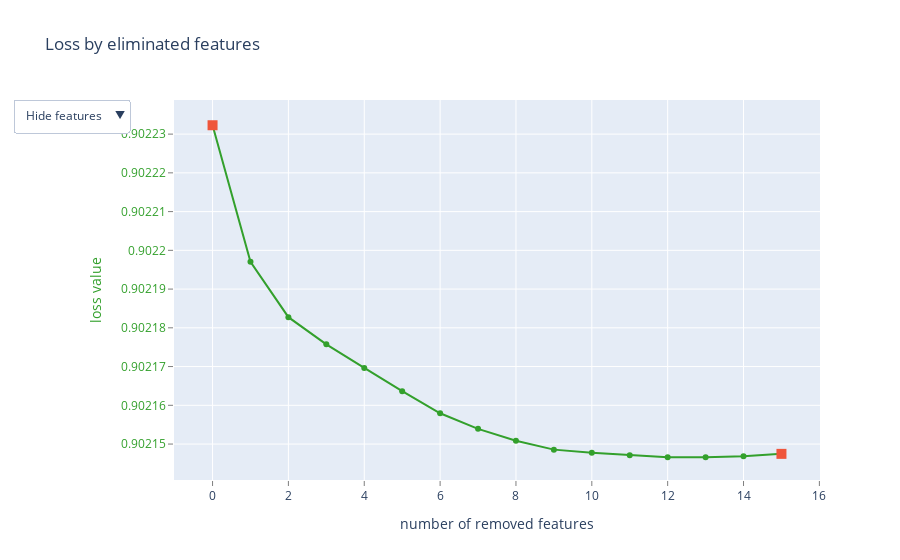

The notebook cell saved with this chart:
### Markdown cell above
# Feature Selection

### Code cell
from sklearn.model_selection import StratifiedKFold,KFold,train_test_split
from catboost import CatBoostRegressor, Pool, EShapCalcType, EFeaturesSelectionAlgorithm

X_train, X_test ,y_train, y_test = train_test_split(Train_scale,Y,random_state=SEED)
feature_names = list(Train.columns)
train_pool = Pool(X_train, y_train, feature_names=feature_names)
test_pool = Pool(X_test, y_test, feature_names=feature_names)

##########################
model = CatBoostRegressor(objective='Poisson',silent=True,random_state=SEED)
summary = model.select_features(
    train_pool,
    eval_set=test_pool,
    features_for_select='0-41',
    num_features_to_select=27,
    steps=1,
    algorithm=EFeaturesSelectionAlgorithm.RecursiveByShapValues,
    shap_calc_type=EShapCalcType.Exact,
    train_final_model=True,
    logging_level='Silent',
    plot=True
)

### Figure 1 — Plotly figure (JSON) as saved in the notebook; plotly's stock layout.template omitted (floating-point values rounded to 4 significant figures)
{"data": [{"line": {"color": "rgb(51,160,44)"}, "mode": "lines+markers", "name": "", "text": ["", "postcode_1Local_Authority_(District)_mean", "1st_Road_ClassNumber_of_Casualties_count", "dayofweek", "qtrNumber_of_Casualties_mean", "Day_of_WeekNumber_of_Casualties_count", "Pedestrian_Crossing-Physical_Facilitiescountry_count", "postcode_1country_count", "postcodeLocal_Authority_(District)_mean", "Weather_Conditionscountry_count", "Day_of_Week", "qtr", "TimeNumber_of_Casualties_count", "countrycountry_count", "month", "monthNumber_of_Casualties_mean"], "type": "scatter", "x": [0, 1, 2, 3, 4, 5, 6, 7, 8, 9, 10, 11, 12, 13, 14, 15], "y": [0.9022, 0.9022, 0.9022, 0.9022, 0.9022, 0.9022, 0.9022, 0.9022, 0.9022, 0.9021, 0.9021, 0.9021, 0.9021, 0.9021, 0.9021, 0.9021]}, {"marker": {"size": 10, "symbol": "square"}, "mode": "markers", "name": "", "text": ["", "monthNumber_of_Casualties_mean"], "type": "scatter", "x": [0, 15], "y": [0.9022, 0.9021]}, {"mode": "text", "name": "", "text": ["", "27", "38", "11", "37", "32", "15", "25", "29", "17", "2", "9", "30", "24", "10", "35"], "textfont": {"color": "rgb(51,160,44)", "family": "sans serif", "size": 18}, "textposition": "bottom center", "type": "scatter", "visible": false, "x": [0, 1, 2, 3, 4, 5, 6, 7, 8, 9, 10, 11, 12, 13, 14, 15], "y": [0.9022, 0.9022, 0.9022, 0.9022, 0.9022, 0.9022, 0.9022, 0.9022, 0.9022, 0.9021, 0.9021, 0.9021, 0.9021, 0.9021, 0.9021, 0.9021]}, {"mode": "text", "name": "", "text": ["", "postcode_1Local_Authority_(District)_mean", "1st_Road_ClassNumber_of_Casualties_count", "dayofweek", "qtrNumber_of_Casualties_mean", "Day_of_WeekNumber_of_Casualties_count", "Pedestrian_Crossing-Physical_Facilitiescountry_count", "postcode_1country_count", "postcodeLocal_Authority_(District)_mean", "Weather_Conditionscountry_count", "Day_of_Week", "qtr", "TimeNumber_of_Casualties_count", "countrycountry_count", "month", "monthNumber_of_Casualties_mean"], "textfont": {"color": "rgb(51,160,44)", "family": "sans serif", "size": 18}, "textposition": "bottom center", "type": "scatter", "visible": false, "x": [0, 1, 2, 3, 4, 5, 6, 7, 8, 9, 10, 11, 12, 13, 14, 15], "y": [0.9022, 0.9022, 0.9022, 0.9022, 0.9022, 0.9022, 0.9022, 0.9022, 0.9022, 0.9021, 0.9021, 0.9021, 0.9021, 0.9021, 0.9021, 0.9021]}], "layout": {"showlegend": false, "title": {"text": "Loss by eliminated features"}, "updatemenus": [{"active": 0, "buttons": [{"args": [{"visible": [true, true, false, false]}], "label": "Hide features", "method": "update"}, {"args": [{"visible": [true, true, true, false]}], "label": "Show indices", "method": "update"}, {"args": [{"visible": [true, true, false, true]}], "label": "Show names", "method": "update"}], "pad": {"r": 10, "t": 10}, "showactive": true, "x": -0.25, "xanchor": "left", "y": 1.03, "yanchor": "top"}], "xaxis": {"gridcolor": "rgb(255,255,255)", "showgrid": true, "showline": false, "showticklabels": true, "tickcolor": "rgb(127,127,127)", "ticks": "outside", "title": {"text": "number of removed features"}, "zeroline": false}, "yaxis": {"gridcolor": "rgb(255,255,255)", "showgrid": true, "showline": false, "showticklabels": true, "tickcolor": "rgb(127,127,127)", "tickfont": {"color": "rgb(51,160,44)"}, "ticks": "outside", "title": {"font": {"color": "rgb(51,160,44)"}, "text": "loss value"}, "zeroline": false}}}
